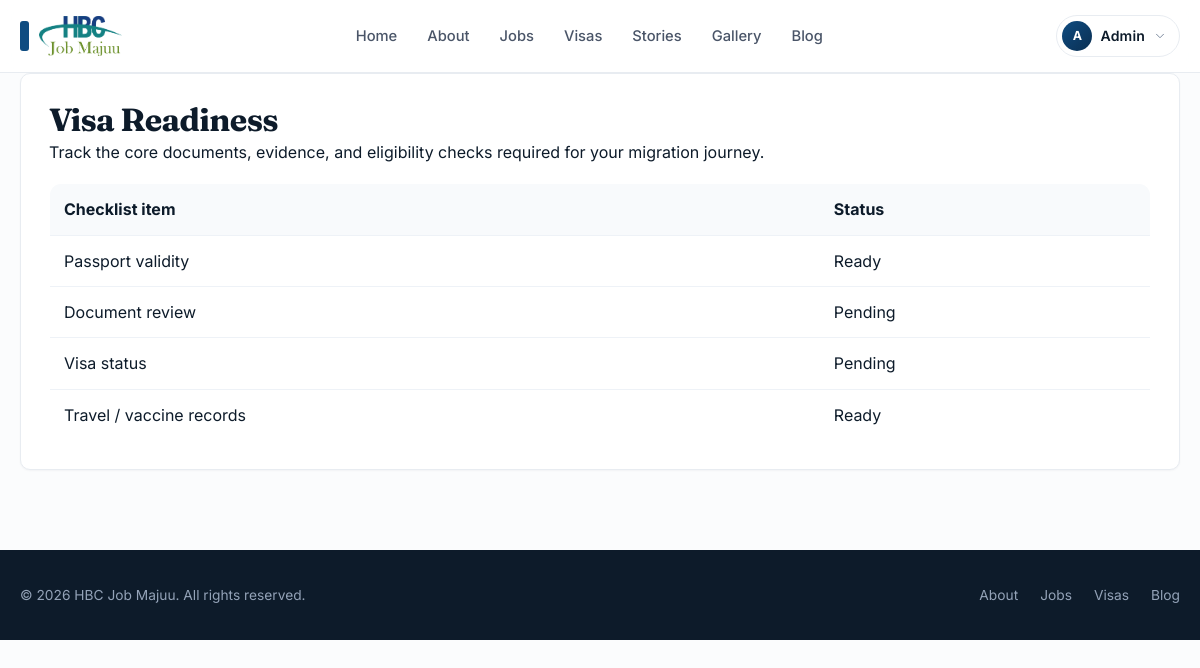
The app's page /visa-readiness/ (signed in), older data.
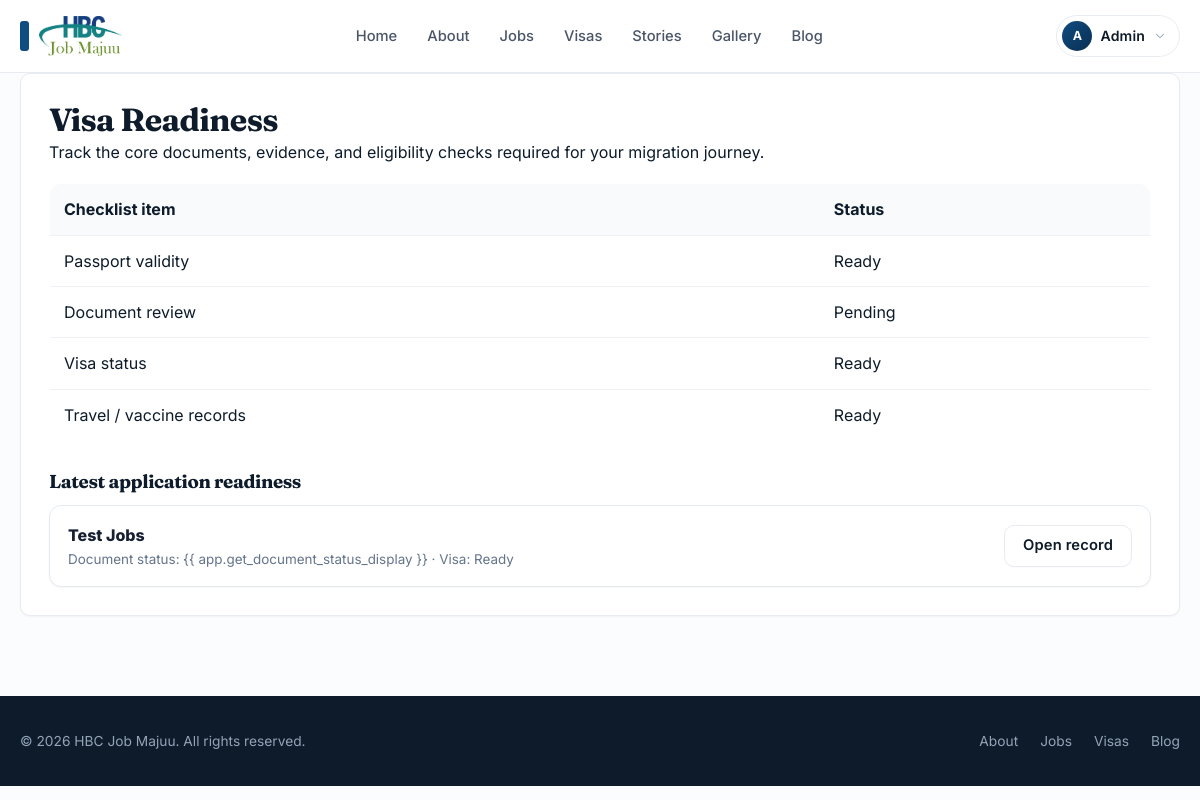
The same page, newer data.
### client/models.py (models this page shows, shortened)
class Application(models.Model):
    class ATSStage(models.TextChoices):
        SUBMITTED = "SUBMITTED", "Submitted"
        VETTING = "VETTING", "Document Verification"
        AGENT_REVIEW = "AGENT_REVIEW", "Agent Review"
        INTERVIEW = "INTERVIEW", "Interview"
        OFFER = "OFFER", "Offer Extended"
        VISA = "VISA", "Visa Processing"
        DEPLOYED = "DEPLOYED", "Deployed"
        REJECTED = "REJECTED", "Rejected"
    class VisaReadiness(models.TextChoices):
        NOT_STARTED = "NOT_STARTED", "Not started"
        PENDING = "PENDING", "Pending"
        READY = "READY", "Ready"
        UNDER_REVIEW = "UNDER_REVIEW", "Under review"
    class DocumentStatus(models.TextChoices):
        PENDING = "PENDING", "Pending"
        UPLOADED = "UPLOADED", "Uploaded"
        UNDER_REVIEW = "UNDER_REVIEW", "Under review"
        VERIFIED = "VERIFIED", "Verified"
    id = models.UUIDField(
        primary_key=True,
        default=uuid.uuid4,
        editable=False
    )
    candidate = models.ForeignKey(
        settings.AUTH_USER_MODEL,
        on_delete=models.CASCADE,
        related_name="applications"
    )
    job = models.ForeignKey(
        Job,
        on_delete=models.CASCADE,
        related_name="applications"
    )
    current_country = models.CharField(max_length=100, blank=True, default="")
    city = models.CharField(max_length=100, blank=True, default="")
    passport_number = models.CharField(max_length=50, blank=True, default="")
    years_of_experience = models.PositiveIntegerField(default=0)
    cover_letter = models.TextField(blank=True, default="")
    visa_readiness = models.CharField(
        max_length=30,
        choices=VisaReadiness.choices,
        default=VisaReadiness.PENDING,
    )
    document_status = models.CharField(
        max_length=30,
        choices=DocumentStatus.choices,
        default=DocumentStatus.PENDING,
    )
    admin_notes = models.TextField(blank=True, default="")
    ats_stage = models.CharField(
        max_length=50,
        choices=ATSStage.choices,
        default=ATSStage.SUBMITTED
    )
    tier_2_paid = models.BooleanField(default=False)
    tier_3_paid = models.BooleanField(default=False)
    assigned_agent = models.ForeignKey(
        settings.AUTH_USER_MODEL,
        on_delete=models.SET_NULL,
        null=True,
        blank=True,
        related_name="assigned_applications"
    )
    created_at = models.DateTimeField(auto_now_add=True)
    updated_at = models.DateTimeField(auto_now=True)
    class Meta:
        constraints = [
            models.UniqueConstraint(
                fields=["candidate", "job"],
                name="unique_candidate_job_application"
            )
        ]

class Job(models.Model):
    class Status(models.TextChoices):
        DRAFT = "DRAFT", "Draft"
        ACTIVE = "ACTIVE", "Active"
        FILLED = "FILLED", "Filled"
        CLOSED = "CLOSED", "Closed"
    class Visibility(models.TextChoices):
        PUBLIC = "PUBLIC", "Public"
        MEMBERS_ONLY = "MEMBERS_ONLY", "Members only"
    COUNTRY_FLAG_MAP = {
        "kenya": "🇰🇪",
        "uganda": "🇺🇬",
        "tanzania": "🇹🇿",
        "rwanda": "🇷🇼",
        "burundi": "🇧🇮",
        "ethiopia": "🇪🇹",
        "somalia": "🇸🇴",
        "south africa": "🇿🇦",
        "nigeria": "🇳🇬",
        "ghana": "🇬🇭",
        "cameroon": "🇨🇲",
        "zambia": "🇿🇲",
        "malawi": "🇲🇼",
        "mozambique": "🇲🇿",
        "egypt": "🇪🇬",
        "saudi arabia": "🇸🇦",
        "united arab emirates": "🇦🇪",
        "uae": "🇦🇪",
        "qatar": "🇶🇦",
        "oman": "🇴🇲",
        "bahrain": "🇧🇭",
        "kuwait": "🇰🇼",
        "jordan": "🇯🇴",
        "lebanon": "🇱🇧",
        "canada": "🇨🇦",
        "united states": "🇺🇸",
        "usa": "🇺🇸",
        "united kingdom": "🇬🇧",
        "uk": "🇬🇧",
        "germany": "🇩🇪",
        "france": "🇫🇷",
        "italy": "🇮🇹",
        "spain": "🇪🇸",
        "netherlands": "🇳🇱",
        "india": "🇮🇳",
        "pakistan": "🇵🇰",
        "sudan": "🇸🇩",
        "yemen": "🇾🇪",
        "oman": "🇴🇲",
    }
    id = models.UUIDField(
        primary_key=True,
        default=uuid.uuid4,
        editable=False
    )
    title = models.CharField(max_length=150)
    country = models.CharField(max_length=50)
    country_flag = models.CharField(max_length=20, blank=True, default="", help_text="Auto-generated flag for the country, such as 🇰🇪")
    sector = models.CharField(max_length=50)
    description_masked = models.TextField()
    description_full = models.TextField()
    salary_disclosed = models.BooleanField(default=False)
    salary_range = models.CharField(
        max_length=50,
        blank=True,
        null=True
    )
    tier_2_fee = models.DecimalField(
        max_digits=10,
        decimal_places=2,
        default=0.00
    )
    tier_3_fee = models.DecimalField(
        max_digits=10,
        decimal_places=2,
        default=0.00
    )
    status = models.CharField(
        max_length=20,
        choices=Status.choices,
        default=Status.ACTIVE
    )
    visibility = models.CharField(
        max_length=20,
        choices=Visibility.choices,
        default=Visibility.PUBLIC,
        help_text="Public jobs are visible to everyone; member-only jobs require membership access.",
    )
    image_url = models.URLField(max_length=500, blank=True, default="")
    cover_image = models.URLField(max_length=500, blank=True, default="", help_text="Optional cover image for the job card and detail page.")
    image_alt = models.CharField(max_length=150, blank=True, default="")
    created_at = models.DateTimeField(auto_now_add=True)
    updated_at = models.DateTimeField(auto_now=True)

### client/views.py (the view)
# urls.py: path("visa-readiness/", views.visa_readiness, name="visa_readiness"),
@login_required
def visa_readiness(request):
    applications = Application.objects.filter(candidate=request.user).select_related("job").order_by("-updated_at")
    checklist = [
        ("Passport validity", "Ready" if request.user.email else "Pending"),
        ("Document review", applications.filter(document_status=Application.DocumentStatus.VERIFIED).count() > 0 and "Ready" or "Pending"),
        ("Visa status", applications.filter(visa_readiness=Application.VisaReadiness.READY).count() > 0 and "Ready" or "Pending"),
        ("Travel / vaccine records", "Ready"),
    ]
    context = {
        "title": "Visa Readiness",
        "checklist": checklist,
        "applications": applications,
    }
    return render(request, "client/visa_readiness.html", context)

### client/templates/client/visa_readiness.html (shortened to what this page needs)
{% extends "base.html" %}
{% block content %}
<div class="card" style="padding:28px;">
    <h1 style="margin-top:0;">Visa Readiness</h1>
    <p>Track the core documents, evidence, and eligibility checks required for your migration journey.</p>
    <table
        style="width:100%; border-collapse:collapse; margin-top:18px; background:#fff; border:1px solid #e5eaf0; border-radius:12px; overflow:hidden;">
        <thead>
            <tr style="background:#f8fafc;">
                <th style="text-align:left; padding:12px 14px;">Checklist item</th>
                <th style="text-align:left; padding:12px 14px;">Status</th>
            </tr>
        </thead>
        <tbody>
            {% for item, status in checklist %}
            <tr style="border-top:1px solid #eef2f7;">
                <td style="padding:12px 14px;">{{ item }}</td>
                <td style="padding:12px 14px;">{{ status }}</td>
            </tr>
            {% endfor %}
        </tbody>
    </table>
    {% if applications %}
    <div style="margin-top:30px;">
        <h3 style="margin-bottom:12px;">Latest application readiness</h3>
        <div style="display:grid; gap:12px;">
            {% for app in applications %}
            <div class="card"
                style="padding:16px 18px; border:1px solid #e5eaf0; border-radius:12px; background:#fff; display:flex; justify-content:space-between; gap:12px; align-items:center; flex-wrap:wrap;">
                <div>
                    <div style="font-weight:800; color:#172033;">{{ app.job.title }}</div>
                    <div style="font-size:0.84rem; color:#64748b;">Document status: {{ app.get_document_status_display
                        }} · Visa: {{ app.get_visa_readiness_display }}</div>
                </div>
                <a href="{% url 'client:application_detail' app.id %}" class="btn btn-secondary">Open record</a>
            </div>
            {% endfor %}
        </div>
    </div>
    {% endif %}
</div>
{% endblock %}

Row changes from the older to the newer data that the page shows:
added Application: job "Test Jobs", visa_readiness "Ready"
Text that changed along with them:
new list line: "Visa status Ready"
text now shown: "Latest application readiness"
list line gone: "Visa status Pending"
